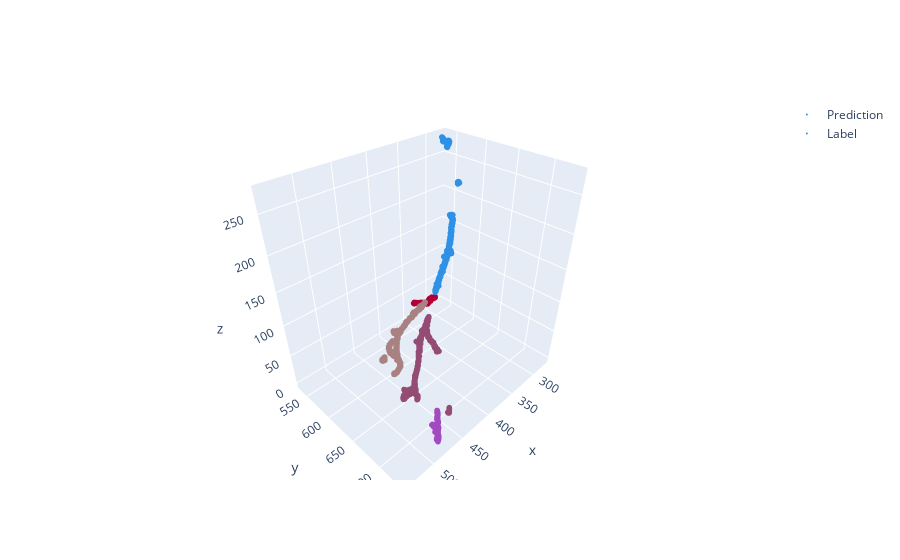

Notebook code cell kept with this figure:
### Markdown cell above
Now represent the clusters corresponding to this event

### Code cell
import copy
import h5py # python hdf5 file library
import plotly.graph_objects as go # Plotly graph objects
from plotly.offline import iplot  # Interactive plots
import plotly.express as px # For discrete color scale

# Load the file, get the voxels of the first event
event_id = 0
with h5py.File('particle_shower_gnn_test.h5', "r") as f:
    voxels = f['voxels'][event_id].reshape(-1,6)
    
clust_ids = np.unique(voxels[:,-3], return_inverse=True)[1]

    
# Initialize a prediction graph, draw
graph = go.Scatter3d(x = voxels[:,0],
                     y = voxels[:,1],
                     z = voxels[:,2],
                     name = 'Prediction',
                     mode = 'markers', 
                     marker = dict(
                         size = 2, 
                         color = group_ids[clust_ids], # List of predicted voxel group ids
                         colorscale = px.colors.qualitative.Dark24)
                    )

# Duplicate the prediction graph, relabel the voxels with the true groups ids
graph_target = copy.copy(graph)
graph_target['name'] = 'Label'
graph_target['marker']['color'] = true_group_ids[clust_ids] # List of voxel group ids

iplot([graph, graph_target])

### Figure 1 — Plotly figure (JSON) as saved in the notebook; plotly's stock layout.template omitted (floating-point values rounded to 4 significant figures; data arrays with more than 128 entries replaced by an {"elided": "..."} marker saying what was removed)
{"data": [{"marker": {"color": {"elided": "1075 int values"}, "colorscale": [[0, "#2E91E5"], [0.04348, "#E15F99"], [0.08696, "#1CA71C"], [0.1304, "#FB0D0D"], [0.1739, "#DA16FF"], [0.2174, "#222A2A"], [0.2609, "#B68100"], [0.3043, "#750D86"], [0.3478, "#EB663B"], [0.3913, "#511CFB"], [0.4348, "#00A08B"], [0.4783, "#FB00D1"], [0.5217, "#FC0080"], [0.5652, "#B2828D"], [0.6087, "#6C7C32"], [0.6522, "#778AAE"], [0.6957, "#862A16"], [0.7391, "#A777F1"], [0.7826, "#620042"], [0.8261, "#1616A7"], [0.8696, "#DA60CA"], [0.913, "#6C4516"], [0.9565, "#0D2A63"], [1, "#AF0038"]], "size": 2}, "mode": "markers", "name": "Prediction", "type": "scatter3d", "x": {"elided": "1075 int values"}, "y": {"elided": "1075 int values"}, "z": {"elided": "1075 int values"}}, {"marker": {"color": {"elided": "1075 int values"}, "colorscale": [[0, "#2E91E5"], [0.04348, "#E15F99"], [0.08696, "#1CA71C"], [0.1304, "#FB0D0D"], [0.1739, "#DA16FF"], [0.2174, "#222A2A"], [0.2609, "#B68100"], [0.3043, "#750D86"], [0.3478, "#EB663B"], [0.3913, "#511CFB"], [0.4348, "#00A08B"], [0.4783, "#FB00D1"], [0.5217, "#FC0080"], [0.5652, "#B2828D"], [0.6087, "#6C7C32"], [0.6522, "#778AAE"], [0.6957, "#862A16"], [0.7391, "#A777F1"], [0.7826, "#620042"], [0.8261, "#1616A7"], [0.8696, "#DA60CA"], [0.913, "#6C4516"], [0.9565, "#0D2A63"], [1, "#AF0038"]], "size": 2}, "mode": "markers", "name": "Label", "type": "scatter3d", "x": {"elided": "1075 int values"}, "y": {"elided": "1075 int values"}, "z": {"elided": "1075 int values"}}], "layout": {}}
